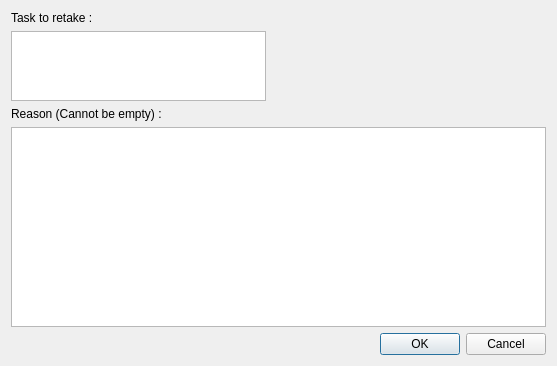
<?xml version="1.0" encoding="UTF-8"?>
<ui version="4.0">
 <class>Dialog</class>
 <widget class="QDialog" name="Dialog">
  <property name="geometry">
   <rect>
    <x>0</x>
    <y>0</y>
    <width>557</width>
    <height>366</height>
   </rect>
  </property>
  <property name="windowTitle">
   <string>Dialog</string>
  </property>
  <layout class="QGridLayout" name="gridLayout">
   <item row="0" column="0">
    <widget class="QLabel" name="label">
     <property name="text">
      <string>Task to retake :</string>
     </property>
    </widget>
   </item>
   <item row="1" column="0" colspan="2">
    <widget class="QListWidget" name="taskListWidget">
     <property name="maximumSize">
      <size>
       <width>16777215</width>
       <height>70</height>
      </size>
     </property>
     <property name="selectionBehavior">
      <enum>QAbstractItemView::SelectRows</enum>
     </property>
     <property name="resizeMode">
      <enum>QListView::Adjust</enum>
     </property>
    </widget>
   </item>
   <item row="1" column="2">
    <spacer name="horizontalSpacer">
     <property name="orientation">
      <enum>Qt::Horizontal</enum>
     </property>
     <property name="sizeHint" stdset="0">
      <size>
       <width>274</width>
       <height>20</height>
      </size>
     </property>
    </spacer>
   </item>
   <item row="2" column="0" colspan="2">
    <widget class="QLabel" name="label_2">
     <property name="text">
      <string>Reason (Cannot be empty) :</string>
     </property>
    </widget>
   </item>
   <item row="3" column="0" colspan="3">
    <widget class="QTextEdit" name="reasonTextEdit">
     <property name="focusPolicy">
      <enum>Qt::StrongFocus</enum>
     </property>
     <property name="acceptRichText">
      <bool>false</bool>
     </property>
    </widget>
   </item>
   <item row="4" column="1" colspan="2">
    <widget class="QDialogButtonBox" name="buttonBox">
     <property name="orientation">
      <enum>Qt::Horizontal</enum>
     </property>
     <property name="standardButtons">
      <set>QDialogButtonBox::Cancel|QDialogButtonBox::Ok</set>
     </property>
    </widget>
   </item>
  </layout>
 </widget>
 <resources/>
 <connections>
  <connection>
   <sender>buttonBox</sender>
   <signal>accepted()</signal>
   <receiver>Dialog</receiver>
   <slot>accept()</slot>
   <hints>
    <hint type="sourcelabel">
     <x>358</x>
     <y>348</y>
    </hint>
    <hint type="destinationlabel">
     <x>157</x>
     <y>274</y>
    </hint>
   </hints>
  </connection>
  <connection>
   <sender>buttonBox</sender>
   <signal>rejected()</signal>
   <receiver>Dialog</receiver>
   <slot>reject()</slot>
   <hints>
    <hint type="sourcelabel">
     <x>426</x>
     <y>354</y>
    </hint>
    <hint type="destinationlabel">
     <x>286</x>
     <y>274</y>
    </hint>
   </hints>
  </connection>
 </connections>
</ui>
